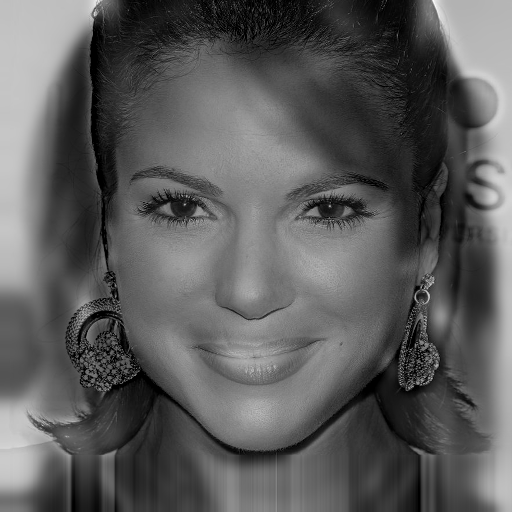
#> input picture data/hybrid/03_s6.png, 512 x 512 px, given in place of 00_s6.png, which was not available
$ python figures_baseline.py
#> lines starting #> are read from the running program, lines starting #| are printed output that depends on the picture
"""Figures for the baseline results.

fig1_baseline.png  identity cosine vs viewing blur (mean +- SEM) and the
                   share of pairs that read as the low-frequency source
fig2_strip.png     one pair rendered at four viewing blurs
"""

import os
import sys

import cv2
import matplotlib
import numpy as np
import pandas as pd

matplotlib.use("Agg")
import matplotlib.pyplot as plt

sys.path.insert(0, os.path.dirname(os.path.abspath(__file__)))

import common


def crossover_per_pair(df):
    """Linear interpolation of the view blur where cos_M - cos_E crosses 0."""
    out = []
    for k, g in df.groupby("pair"):
        g = g.sort_values("view")
        v, m = g["view"].values, g["margin"].values
        for i in range(1, len(v)):
            if m[i - 1] < 0 <= m[i]:
                t = -m[i - 1] / (m[i] - m[i - 1])
                out.append(v[i - 1] + t * (v[i] - v[i - 1]))
                break
    return np.array(out)


def main():
    df = pd.read_csv("results_distance.csv")
#> (reads results_distance.csv from the repository)
    views = sorted(df["view"].unique())
    g = df.groupby("view")[["cos_E", "cos_M"]]
    mean, sem = g.mean(), g.sem()
    share = df.assign(m=df["margin"] > 0).groupby("view")["m"].mean()

    fig, ax = plt.subplots(1, 2, figsize=(9, 3.4), dpi=160)
    ax[0].errorbar(views, mean["cos_E"], yerr=sem["cos_E"], marker="o", capsize=3,
                   label="cos to high-freq source (E)", color="#2b6cb0")
    ax[0].errorbar(views, mean["cos_M"], yerr=sem["cos_M"], marker="s", capsize=3,
                   label="cos to low-freq source (M)", color="#c53030")
    ax[0].set_xlabel("viewing blur  sigma_view  (px at 512)")
    ax[0].set_ylabel("identity cosine")
    ax[0].set_title("Hybrid image switches identity with blur")
    ax[0].legend(fontsize=7, frameon=False)
    ax[0].grid(alpha=.25)

    ax[1].plot(views, share.values, marker="o", color="#2f855a")
    ax[1].set_ylim(-0.05, 1.05)
    ax[1].set_xlabel("viewing blur  sigma_view")
    ax[1].set_ylabel("share of pairs seen as M")
    ax[1].set_title("Fraction of pairs that flip")
    ax[1].grid(alpha=.25)
    ax[1].axhline(0.5, ls="--", lw=.8, color="gray")

    fig.tight_layout()
    fig.savefig("fig1_baseline.png")
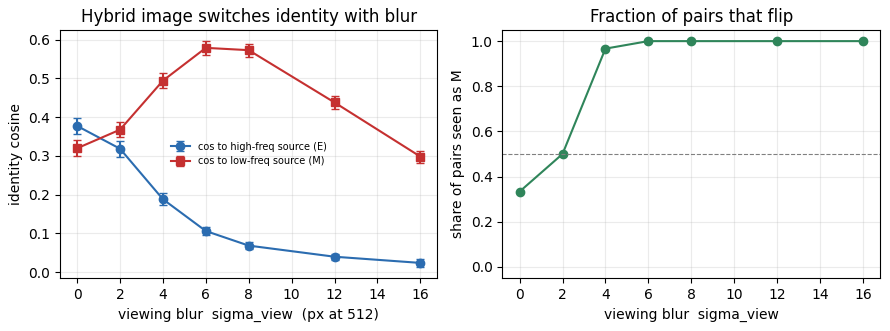
#> figure drawn by matplotlib, 2 panels

    cr = crossover_per_pair(df)
    if len(cr):
        print(f"crossover: mean {cr.mean():.2f}  median {np.median(cr):.2f}  "
              f"n={len(cr)}/30  (sigma_view, px at 512)")

    # qualitative strip
    k = 0
    H = cv2.imread(f"data/hybrid/{k:02d}_s6.png", 0)
#> H is the input picture: shape (512, 512); min 0, max 253, mean 91.7
    tiles = []
    for sv in (0, 4, 8, 16):
        im = H if sv == 0 else cv2.GaussianBlur(H, (0, 0), sv)
        t = cv2.copyMakeBorder(im, 24, 4, 4, 4, cv2.BORDER_CONSTANT, value=0)
        cv2.putText(t, f"sigma={sv}", (8, 17), cv2.FONT_HERSHEY_SIMPLEX, .5, 255, 1, cv2.LINE_AA)
        tiles.append(t)
#> this loop made 4 passes
#> pass 1, in main, `t = cv2.copyMakeBorder(im, 24, 4, 4, 4, cv2.BORDER_CONSTANT, value=0)`:
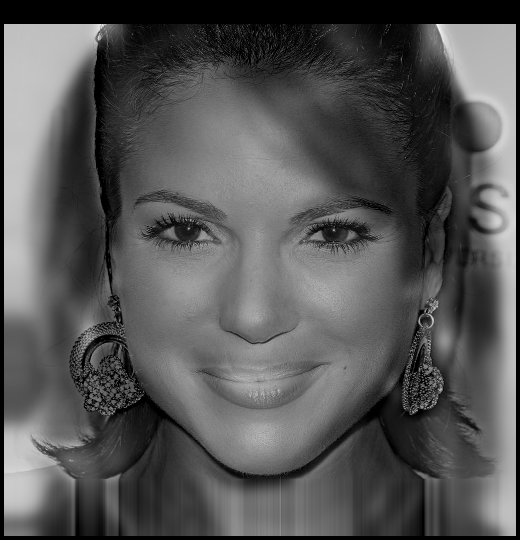
#> t: shape (540, 520); min 0, max 253, mean 85.6
#> pass 2, in main, `im = H if sv == 0 else cv2.GaussianBlur(H, (0, 0), sv)`:
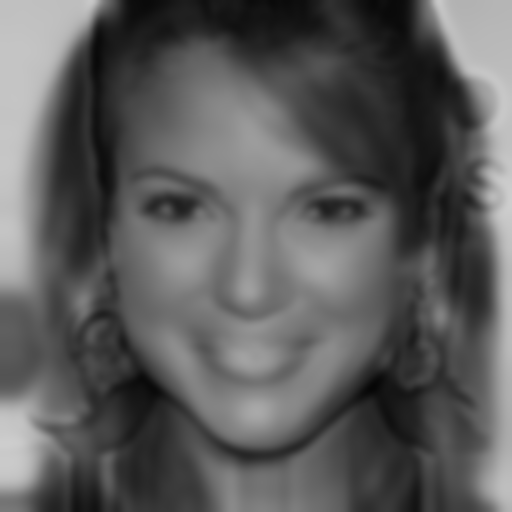
#> im: shape (512, 512); min 6, max 206, mean 91.7
#> pass 2, in main, `t = cv2.copyMakeBorder(im, 24, 4, 4, 4, cv2.BORDER_CONSTANT, value=0)`:
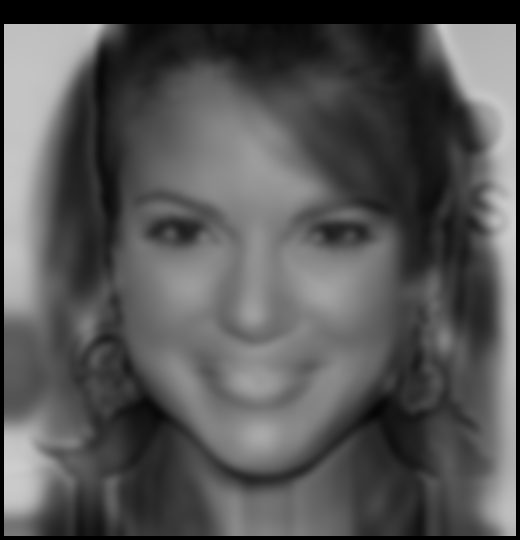
#> t: shape (540, 520); min 0, max 206, mean 85.6
#> after the loop:
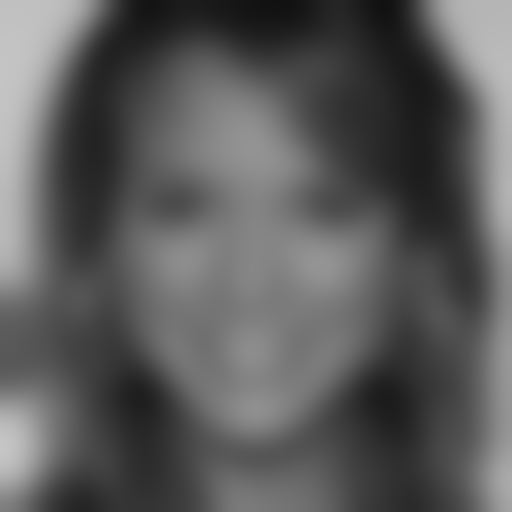
#> im: shape (512, 512); min 17, max 197, mean 91.7
#> after the loop:
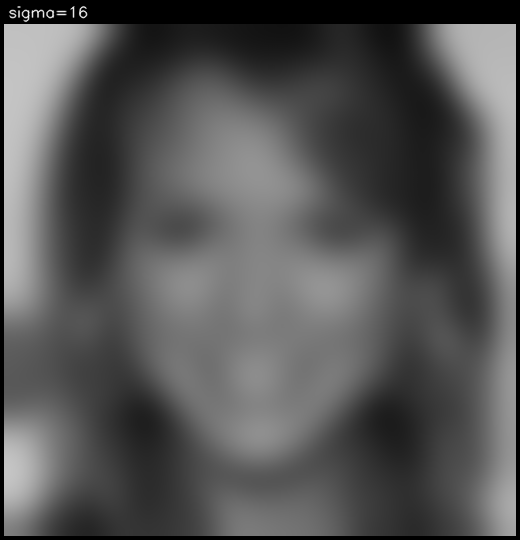
#> t: shape (540, 520); min 0, max 249, mean 85.8
#> after the loop, tiles = 4 items
    cv2.imwrite("fig2_strip.png", np.hstack(tiles))
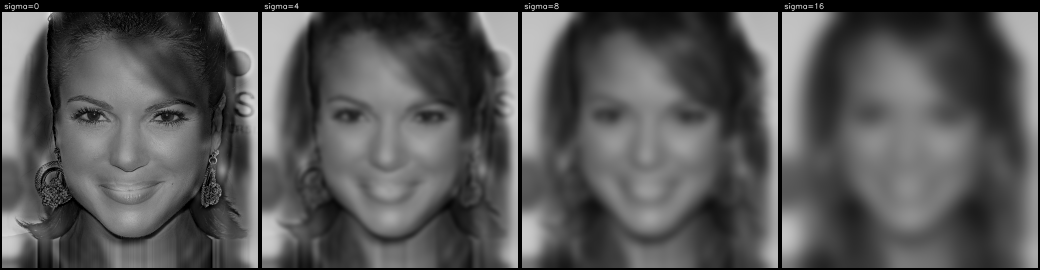
#> saved as fig2_strip.png: shape (540, 2080) (shown at 1/2 size); min 0, max 253, mean 85.8
    print("wrote fig1_baseline.png, fig2_strip.png")


if __name__ == "__main__":
    main()
